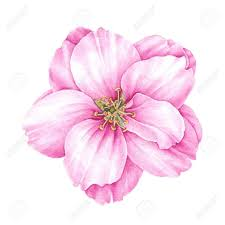
#> input picture Codes/Materials/sakura.jpg, 225 x 225 px, found by its file name
$ jupyter execute --allow-errors Practice9.ipynb   (older library calls are emulated)   (text cells are left out)
#> lines starting #> are read from the running program, lines starting #| are printed output that depends on the picture; pictures that were not available may be replaced by others from this repository, and a replacement may not be noted
[cell 1]
#Fast feature detection

import cv2
import numpy as np

input_image = cv2.imread('lena.png')
#> (the rest of this cell did not finish here and is left out)

[cell 2]
# SIFT feature detection
# need rebuild opencv contrib module from source

import cv2
import numpy as np
input_image = cv2.imread('sakura.jpg')
#> input_image is the input picture: shape (225, 225, 3); mean B, G, R 240.9, 227.8, 249.5
gray_image = cv2.cvtColor(input_image, cv2.COLOR_BGR2GRAY)
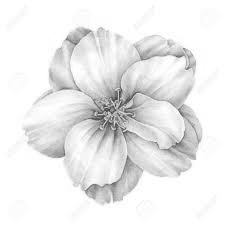
#> gray_image: shape (225, 225); min 58, max 255, mean 235.8
# For version opencv < 3.0.0, use cv2.SIFT()
sift = cv2.xfeatures2d.SIFT_create()
keypoints = sift.detect(gray_image, None)
#> keypoints = 157 keypoints; strongest (x, y, size): (112, 113, 35.2), (104, 106, 1.9), (187, 68, 1.9), (179, 110, 2)
#> (the rest of this cell did not finish here and is left out)

[cell 3]
# template matching
import cv2
import numpy as np

cap = cv2.VideoCapture('WiiPlay.mp4')
# Check if the video file is opened correctly
if not cap.isOpened():
    raise IOError("Cannot open the video file")

# Video Length Cut Parameters
time_length = 1481.0
fps=30
frame_seq = 4820
no_frame_processed = 0
frame_limit = 5000 - frame_seq
cap.set(cv2.CAP_PROP_POS_FRAMES , frame_seq)


# Mouse Callback function
mouse_pressed = False
y0 = x0 = w = h = 0
def mouse_callback(event, _x, _y, flags, param):
    global show_img, x0, y0, w, h, mouse_pressed
    if event == cv2.EVENT_LBUTTONDOWN:
        mouse_pressed = True
        x0, y0 = _x, _y
        show_img = np.copy(img)
    elif event == cv2.EVENT_MOUSEMOVE:
        if mouse_pressed:
            show_img = np.copy(img)
            cv2.rectangle(show_img, (x0, y0), (_x, _y), (0, 255, 0), 2)
    elif event == cv2.EVENT_LBUTTONUP:
        mouse_pressed = False
        w, h = _x - x0, _y - y0
cv2.namedWindow('image')
cv2.setMouseCallback('image', mouse_callback)


# Reading first frame for template selection
ret, frame = cap.read()
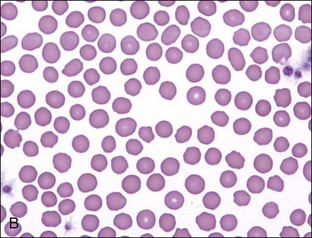
#> input picture Codes/Materials/red_blood_cell.jpg, 312 x 238 px, given in place of WiiPlay.mp4, which was not available
#> frame is the input picture: shape (238, 312, 3); mean B, G, R 212.9, 190.4, 212.6
height, width = frame.shape[0:2]
#> height = 238; width = 312
frame = cv2.resize(frame, None, fx=0.43, fy=0.43, interpolation=cv2.INTER_AREA)
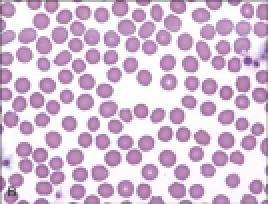
#> frame: shape (102, 134, 3) (shown 2 times larger); mean B, G, R 213.5, 191, 213.2
img = np.copy(frame)
show_img = np.copy(frame)


# Acquire a template through mouse dragging
while True:
    cv2.imshow('image', show_img)
    k = cv2.waitKey(1)
#> (key Esc is pressed here)
    if k == ord('a') and not mouse_pressed:
        if w*h > 0:
            break
cv2.destroyAllWindows()


template = np.copy(img[y0:y0+h, x0:x0+w])
print(template.shape)
methods = ['cv2.TM_CCOEFF', 'cv2.TM_CCOEFF_NORMED', 'cv2.TM_CCORR','cv2.TM_CCORR_NORMED', 'cv2.TM_SQDIFF', 'cv2.TM_SQDIFF_NORMED']
index = 0
#Set default method
method = methods[0]
#Perform template matching with various methods (0~5)
while True:
    ret, frame = cap.read()
    no_frame_processed += 1
    if ret == False:
        break
    if no_frame_processed == frame_limit:
        # choose break or loop video
        #break
        cap.set(cv2.CAP_PROP_POS_FRAMES , frame_seq)
        no_frame_processed = 0
    show_img = cv2.resize(frame, None, fx=0.5, fy=0.5, interpolation=cv2.INTER_AREA)
    img = np.copy(show_img)

    k = cv2.waitKey(30)
    if k == 27:
        break
    elif k > 0 and chr(k).isdigit():
        index = int(chr(k))
        if 0 <= index < len(methods):
            method = methods[index]

    res = cv2.matchTemplate(img, template, eval(method))
    print('min:{} max:{}'.format(np.min(res), np.max(res)))
    res = cv2.normalize(res, None, 0, 1, cv2.NORM_MINMAX)
    print('min_n:{} max_n:{}'.format(np.min(res), np.max(res)))
    # [7 lines of commented-out code are left out]
    res_img = np.copy(res)
    ######################################################
    '''for y in range(0, res.shape[0]):
        for x in range(0, res.shape[1]):
            if (index >= methods.index('cv2.TM_SQDIFF')) and (res[y,x] < 0.0000001):
                cv2.rectangle(res_img, (x - int(w/2), y - int(h/2)), (x + int(w/2), y + int(h/2)),(0, 0, 0), 1)
            elif (index < methods.index('cv2.TM_SQDIFF')) and (res[y,x] > 0.9999):
                cv2.rectangle(res_img, (x - int(w/2), y - int(h/2)), (x + int(w/2), y + int(h/2)),(0, 0, 0), 1)'''
    ######################################################
    minVal, maxVal, minLoc, maxLoc = cv2.minMaxLoc(res)

    if index >= methods.index('cv2.TM_SQDIFF'):
                cv2.rectangle(res_img, (minLoc[0] - int(w/2), minLoc[1] - int(h/2)),
                              (minLoc[0] + int(w/2), minLoc[1] + int(h/2)),(0, 0, 255), 1)

    elif index < methods.index('cv2.TM_SQDIFF'):
                cv2.rectangle(res_img, (maxLoc[0] - int(w/2), maxLoc[1] - int(h/2)),
                              (maxLoc[0] + int(w/2), maxLoc[1] + int(h/2)),(0, 0, 255), 1)
    ######################################################

    show_img = cv2.resize(img, None, fx=1, fy=1, interpolation=cv2.INTER_AREA)
    res_img = cv2.resize(res_img, (show_img.shape[1], show_img.shape[0]), fx=1, fy=1)*255
    res_img = cv2.cvtColor(res_img, cv2.COLOR_GRAY2BGR).astype(np.uint8)
    cv2.putText(res_img, method, (0, 30), cv2.FONT_HERSHEY_SIMPLEX, 1, (0, 0, 255), 2)

    show_img = np.hstack((show_img, res_img))
    cv2.imshow('tm', show_img)

cv2.destroyAllWindows()
